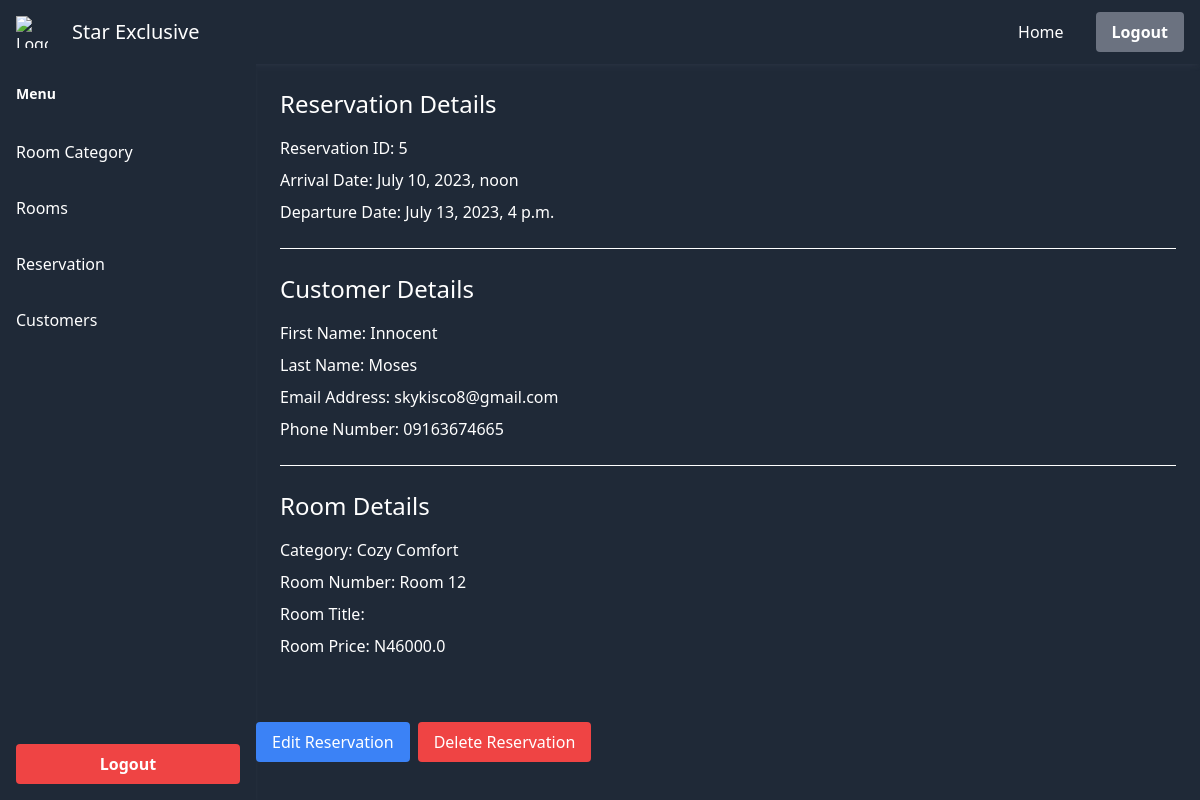
Page /reservations/5/ on the earlier database version.
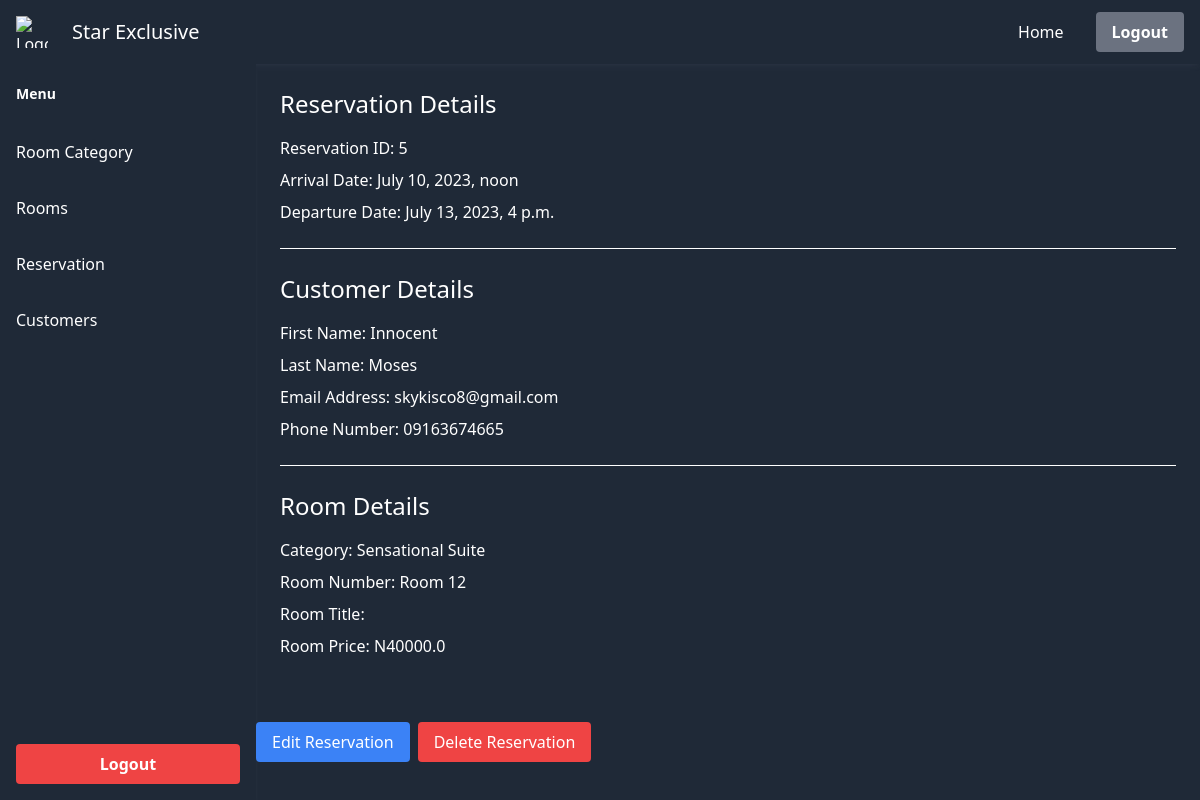
Same page on the later database version.
### management/models.py (models this page shows, shortened)
class Reservation(models.Model):
    RESERVATION = "reseravtion"
    BOOKING = "booking"
    room = models.ForeignKey(
        Room, related_name="reservations", on_delete=models.CASCADE
    )
    customer = models.ForeignKey(
        Customer, on_delete=models.SET_NULL, null=True, related_name="reservations"
    )
    customer_raw = models.JSONField(null=True, blank=True, default=dict)
    reservation_type = models.CharField(
        max_length=25, choices=((RESERVATION, RESERVATION), (BOOKING, BOOKING))
    )
    arrival_date = models.DateTimeField()
    departure_date = models.DateTimeField()
    reservated_on = models.DateTimeField(auto_created=True, blank=True)
    stay = models.IntegerField(default=1)
    guest_count = models.IntegerField(
        default=1,
    )
    guests = models.JSONField(default=list, blank=True)
    customization_request = models.JSONField(default=dict, blank=True, null=True)
    paid = models.BooleanField(default=False)
    payment = models.OneToOneField(
        Payment,
        null=True,
        blank=True,
        on_delete=models.SET_NULL,
        related_name="reservation",
    )
    cancelled = models.BooleanField(default=False)
    cancelled_on = models.DateTimeField(blank=True, null=True)

class Room(models.Model):
    number = models.CharField(max_length=14, blank=True)
    category = models.ForeignKey(
        RoomCategory, related_name="rooms", on_delete=models.CASCADE
    )
    description = models.TextField(blank=True, null=True)
    unique = models.BooleanField(default=False)
    addon = models.JSONField(blank=True, default=dict)

class RoomCategory(models.Model):
    price = models.FloatField()
    title = models.CharField(max_length=255)
    description = models.TextField(blank=True)
    cover = models.FileField(blank=True, upload_to="rooms")

class Customer(models.Model):
    first_name = models.CharField(max_length=25)
    last_name = models.CharField(max_length=25)
    id_type = models.CharField(max_length=255)
    id_number = models.CharField(max_length=25)
    email_address = models.CharField(max_length=255)
    phone_number = models.CharField(max_length=12)

### hsr_admin/views.py (the view)
# urls.py: path("reservations/<int:pk>/", views.view_reservation, name="view_reservation"),
def view_reservation(request, pk):
    reservation = get_object_or_404(Reservation, pk=pk)
    return render(
        request, "hsr_admin/view_reservation.html", {"reservation": reservation}
    )

### hsr_admin/templates/hsr_admin/view_reservation.html (shortened to what this page needs)
{% extends 'hsr_admin/base.html' %}
{% block body %}
<div class=" overflow-x-hidden">
    <div class="p-6 ">
      <h2 class="text-2xl mb-4 text-white">Reservation Details</h2>
      <p class="mb-2 text-white">Reservation ID: {{ reservation.id }}</p>
      <p class="mb-2 text-white">Arrival Date: {{ reservation.arrival_date }}</p>
      <p class="mb-2 text-white">Departure Date: {{ reservation.departure_date }}</p>
      <hr class="my-6 border-white">
      <h2 class="text-2xl mb-4 text-white">Customer Details</h2>
      <p class="mb-2 text-white">First Name: {{ reservation.customer.first_name }}</p>
      <p class="mb-2 text-white">Last Name: {{ reservation.customer.last_name }}</p>
      <p class="mb-2 text-white">Email Address: {{ reservation.customer.email_address }}</p>
      <p class="mb-2 text-white">Phone Number: {{ reservation.customer.phone_number }}</p>
      <hr class="my-6 border-white">
      <h2 class="text-2xl mb-4 text-white">Room Details</h2>
      <p class="mb-2 text-white">Category: {{ reservation.room.category.title }}</p>
      <p class="mb-2 text-white">Room Number: {{ reservation.room.number }}</p>
      <p class="mb-2 text-white">Room Title: {{ reservation.room.title }}</p>
      <p class="mb-2 text-white">Room Price: N{{ reservation.room.category.price }}</p>
    </div>
  </div>
  <div class="mt-8 flex justify-start">
    <a href="{% url 'hsr_admin:view_reservation' reservation.id %}" class="px-4 py-2 bg-blue-500 text-white rounded hover:bg-blue-700">Edit Reservation</a>
    <form action="{% url 'hsr_admin:delete_reservation' reservation.id %}" method="POST" class="ml-2 inline-block">
      <button type="submit" class="px-4 py-2 bg-red-500 text-white rounded hover:bg-red-700">Delete Reservation</button>
    </form>
  </div>
{% endblock body %}

Differences in the rows shown:
changed through a linked row, Reservation "Innocent": room.category "Cozy Comfort" → "Sensational Suite"; room.category.price "46000.0" → "40000.0"
